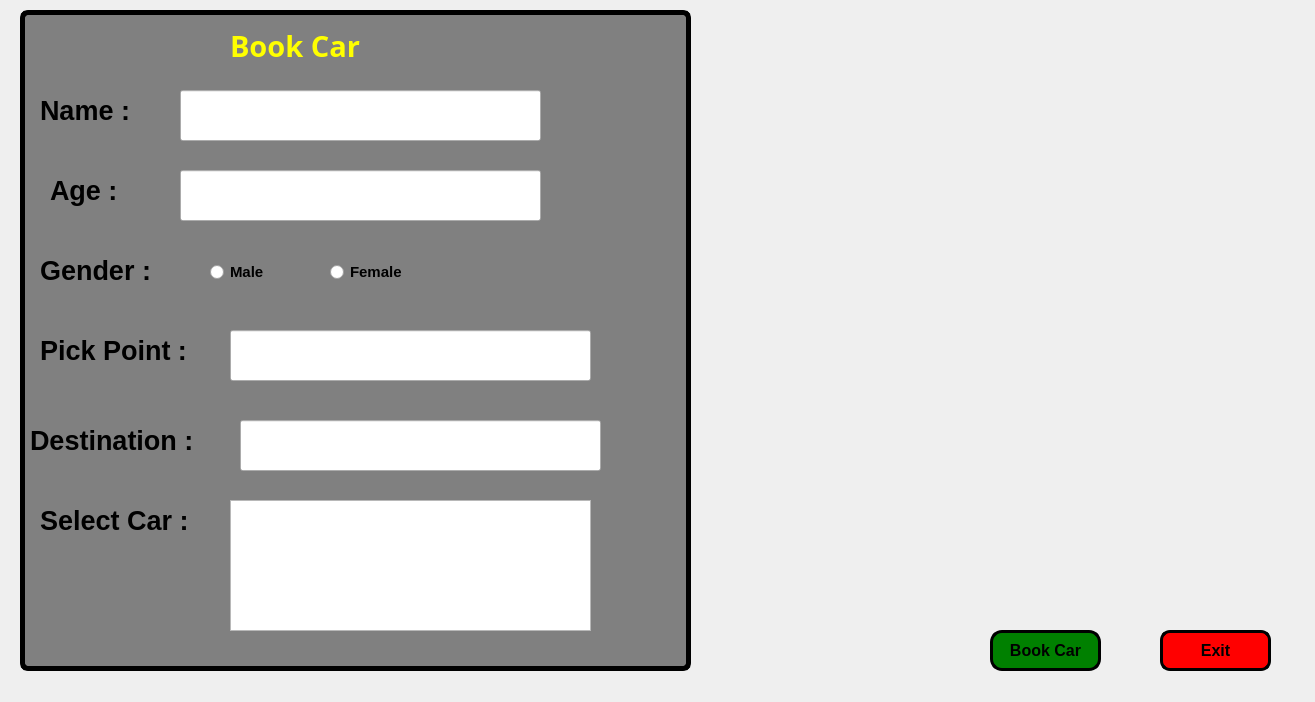
<?xml version="1.0" encoding="UTF-8"?>
<ui version="4.0">
 <class>bookcar</class>
 <widget class="QDialog" name="bookcar">
  <property name="geometry">
   <rect>
    <x>0</x>
    <y>0</y>
    <width>1315</width>
    <height>702</height>
   </rect>
  </property>
  <property name="windowTitle">
   <string>Dialog</string>
  </property>
  <widget class="QLabel" name="bookCarPicLabel">
   <property name="geometry">
    <rect>
     <x>0</x>
     <y>0</y>
     <width>1321</width>
     <height>711</height>
    </rect>
   </property>
   <property name="text">
    <string/>
   </property>
   <property name="pixmap">
    <pixmap>../../pexels-pixabay-33488.jpg</pixmap>
   </property>
   <property name="scaledContents">
    <bool>true</bool>
   </property>
  </widget>
  <widget class="QLineEdit" name="lineEdit">
   <property name="geometry">
    <rect>
     <x>20</x>
     <y>10</y>
     <width>671</width>
     <height>661</height>
    </rect>
   </property>
   <property name="styleSheet">
    <string notr="true">background-color:grey;
border:5px solid black;
border-radius:8px;</string>
   </property>
  </widget>
  <widget class="QPushButton" name="ExitButton">
   <property name="geometry">
    <rect>
     <x>1160</x>
     <y>630</y>
     <width>111</width>
     <height>41</height>
    </rect>
   </property>
   <property name="font">
    <font>
     <pointsize>12</pointsize>
     <bold>true</bold>
    </font>
   </property>
   <property name="styleSheet">
    <string notr="true">background-color:red;
border-radius:10px;
border:3px solid black;</string>
   </property>
   <property name="text">
    <string>Exit</string>
   </property>
  </widget>
  <widget class="QPushButton" name="BookCarButton">
   <property name="geometry">
    <rect>
     <x>990</x>
     <y>630</y>
     <width>111</width>
     <height>41</height>
    </rect>
   </property>
   <property name="font">
    <font>
     <pointsize>12</pointsize>
     <bold>true</bold>
    </font>
   </property>
   <property name="styleSheet">
    <string notr="true">background-color:green;
border-radius:12px;
border:3px solid black;</string>
   </property>
   <property name="text">
    <string>Book Car</string>
   </property>
  </widget>
  <widget class="QLabel" name="addCarLabel">
   <property name="geometry">
    <rect>
     <x>230</x>
     <y>10</y>
     <width>211</width>
     <height>71</height>
    </rect>
   </property>
   <property name="font">
    <font>
     <family>Arial Black</family>
     <pointsize>22</pointsize>
     <bold>true</bold>
    </font>
   </property>
   <property name="styleSheet">
    <string notr="true">color:yellow;</string>
   </property>
   <property name="text">
    <string>Book Car</string>
   </property>
  </widget>
  <widget class="QLabel" name="nameLabel">
   <property name="geometry">
    <rect>
     <x>40</x>
     <y>70</y>
     <width>161</width>
     <height>81</height>
    </rect>
   </property>
   <property name="font">
    <font>
     <pointsize>20</pointsize>
     <bold>true</bold>
    </font>
   </property>
   <property name="styleSheet">
    <string notr="true">color:black;</string>
   </property>
   <property name="text">
    <string>Name : </string>
   </property>
  </widget>
  <widget class="QLineEdit" name="NameLineEdit">
   <property name="geometry">
    <rect>
     <x>180</x>
     <y>90</y>
     <width>361</width>
     <height>51</height>
    </rect>
   </property>
   <property name="font">
    <font>
     <family>Microsoft YaHei</family>
     <pointsize>14</pointsize>
     <bold>true</bold>
    </font>
   </property>
  </widget>
  <widget class="QLineEdit" name="AgeLineEdit">
   <property name="geometry">
    <rect>
     <x>180</x>
     <y>170</y>
     <width>361</width>
     <height>51</height>
    </rect>
   </property>
   <property name="font">
    <font>
     <family>Microsoft YaHei</family>
     <pointsize>14</pointsize>
     <bold>true</bold>
    </font>
   </property>
  </widget>
  <widget class="QLabel" name="ageLabel">
   <property name="geometry">
    <rect>
     <x>50</x>
     <y>150</y>
     <width>161</width>
     <height>81</height>
    </rect>
   </property>
   <property name="font">
    <font>
     <pointsize>20</pointsize>
     <bold>true</bold>
    </font>
   </property>
   <property name="styleSheet">
    <string notr="true">color:black;</string>
   </property>
   <property name="text">
    <string>Age :</string>
   </property>
  </widget>
  <widget class="QLabel" name="GenderLabel">
   <property name="geometry">
    <rect>
     <x>40</x>
     <y>230</y>
     <width>161</width>
     <height>81</height>
    </rect>
   </property>
   <property name="font">
    <font>
     <pointsize>20</pointsize>
     <bold>true</bold>
    </font>
   </property>
   <property name="styleSheet">
    <string notr="true">color:black;</string>
   </property>
   <property name="text">
    <string>Gender :</string>
   </property>
  </widget>
  <widget class="QRadioButton" name="MaleRadioButton">
   <property name="geometry">
    <rect>
     <x>210</x>
     <y>260</y>
     <width>110</width>
     <height>24</height>
    </rect>
   </property>
   <property name="font">
    <font>
     <pointsize>11</pointsize>
     <bold>true</bold>
    </font>
   </property>
   <property name="text">
    <string>Male</string>
   </property>
  </widget>
  <widget class="QRadioButton" name="FemaleRadioButton">
   <property name="geometry">
    <rect>
     <x>330</x>
     <y>260</y>
     <width>110</width>
     <height>24</height>
    </rect>
   </property>
   <property name="font">
    <font>
     <pointsize>11</pointsize>
     <bold>true</bold>
    </font>
   </property>
   <property name="text">
    <string>Female</string>
   </property>
  </widget>
  <widget class="QLabel" name="pickupLabel">
   <property name="geometry">
    <rect>
     <x>40</x>
     <y>320</y>
     <width>181</width>
     <height>61</height>
    </rect>
   </property>
   <property name="font">
    <font>
     <pointsize>20</pointsize>
     <bold>true</bold>
    </font>
   </property>
   <property name="styleSheet">
    <string notr="true">color:black;</string>
   </property>
   <property name="text">
    <string>Pick Point :</string>
   </property>
  </widget>
  <widget class="QLineEdit" name="PickupLineEdit">
   <property name="geometry">
    <rect>
     <x>230</x>
     <y>330</y>
     <width>361</width>
     <height>51</height>
    </rect>
   </property>
   <property name="font">
    <font>
     <family>Microsoft YaHei</family>
     <pointsize>14</pointsize>
     <bold>true</bold>
    </font>
   </property>
  </widget>
  <widget class="QLabel" name="DestinationLabel">
   <property name="geometry">
    <rect>
     <x>30</x>
     <y>410</y>
     <width>211</width>
     <height>61</height>
    </rect>
   </property>
   <property name="font">
    <font>
     <pointsize>20</pointsize>
     <bold>true</bold>
    </font>
   </property>
   <property name="styleSheet">
    <string notr="true">color:black;</string>
   </property>
   <property name="text">
    <string>Destination :</string>
   </property>
  </widget>
  <widget class="QLineEdit" name="DestinationLineEdit">
   <property name="geometry">
    <rect>
     <x>240</x>
     <y>420</y>
     <width>361</width>
     <height>51</height>
    </rect>
   </property>
   <property name="font">
    <font>
     <family>Microsoft YaHei</family>
     <pointsize>14</pointsize>
     <bold>true</bold>
    </font>
   </property>
  </widget>
  <widget class="QLabel" name="SelectCarLabel">
   <property name="geometry">
    <rect>
     <x>40</x>
     <y>500</y>
     <width>191</width>
     <height>41</height>
    </rect>
   </property>
   <property name="font">
    <font>
     <pointsize>20</pointsize>
     <bold>true</bold>
    </font>
   </property>
   <property name="styleSheet">
    <string notr="true">color:black;</string>
   </property>
   <property name="text">
    <string>Select Car :</string>
   </property>
  </widget>
  <widget class="QListWidget" name="SelectCarTypeWidget">
   <property name="geometry">
    <rect>
     <x>230</x>
     <y>500</y>
     <width>361</width>
     <height>131</height>
    </rect>
   </property>
   <property name="font">
    <font>
     <family>Arial</family>
     <pointsize>16</pointsize>
     <bold>true</bold>
    </font>
   </property>
  </widget>
 </widget>
 <resources/>
 <connections/>
</ui>
